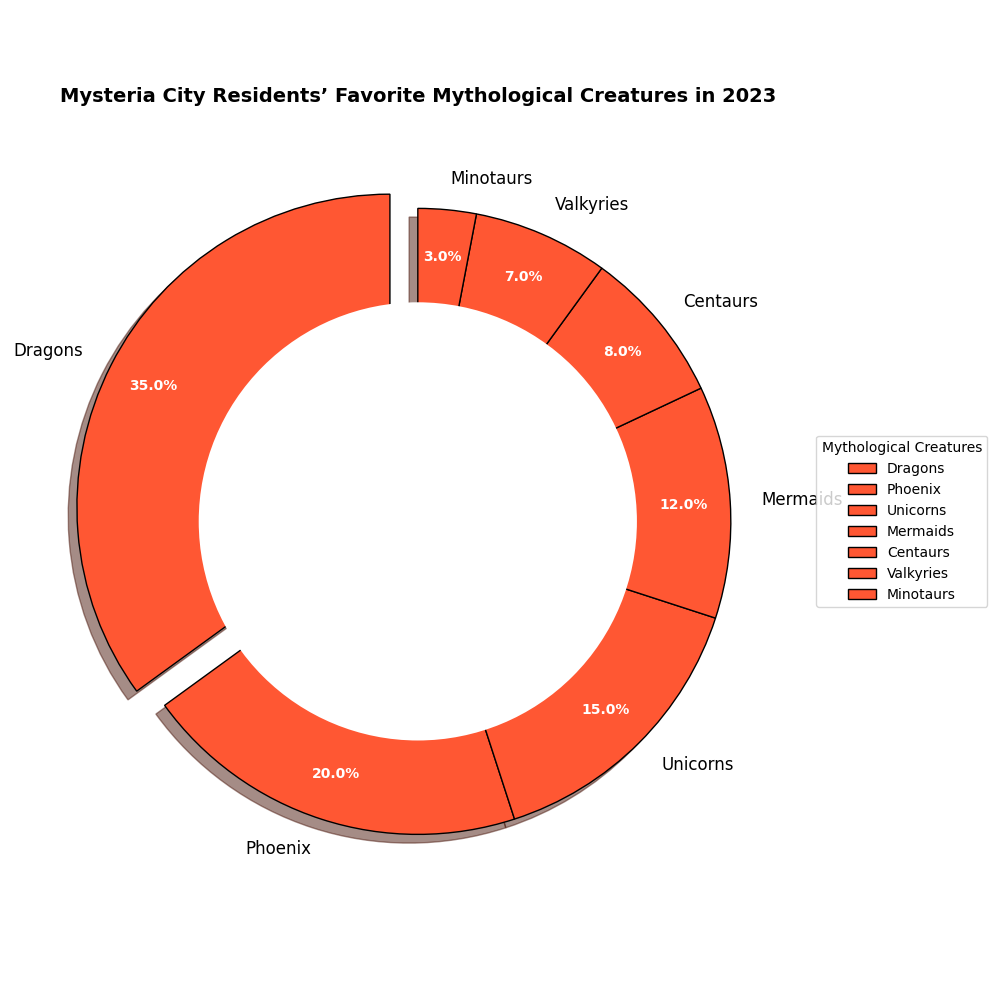

Generate this figure with Python:
import matplotlib.pyplot as plt

# Data Preparation
creatures = ['Dragons', 'Phoenix', 'Unicorns', 'Mermaids', 'Centaurs', 'Valkyries', 'Minotaurs']
popularity = [35, 20, 15, 12, 8, 7, 3]

# Using a single color for all data groups
single_color = ['#FF5733'] * len(creatures)

# Highlight the top favorite creature (Dragons)
explode = [0.1 if creature == 'Dragons' else 0 for creature in creatures]

plt.figure(figsize=(10, 10))
wedges, texts, autotexts = plt.pie(
    popularity, 
    explode=explode, 
    labels=creatures, 
    autopct='%1.1f%%', 
    startangle=90, 
    colors=single_color,
    pctdistance=0.85, 
    wedgeprops={'edgecolor': 'black'}, 
    shadow=True
)

# Add a circle to create a donut (circle for a hole in the center)
centre_circle = plt.Circle((0, 0), 0.70, fc='white')
fig = plt.gcf()
fig.gca().add_artist(centre_circle)

# Customize the legend
plt.legend(wedges, creatures, title="Mythological Creatures", loc="center left", bbox_to_anchor=(1, 0, 0.5, 1), fontsize=10)

# Customize text properties
plt.setp(autotexts, size=10, color="white", weight="bold")
plt.setp(texts, size=12)

# Add a title
plt.title('Mysteria City Residents’ Favorite Mythological Creatures in 2023', fontsize=14, fontweight='bold', pad=20)

# Ensure tidy layout
plt.tight_layout()

plt.show()
